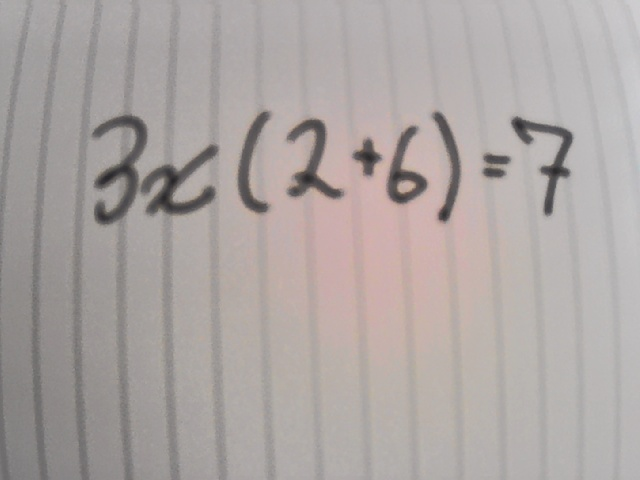
#> input picture saved_img.jpg, 640 x 480 px, found by its file name
$ jupyter execute --allow-errors Untitled1.ipynb
#> lines starting #> are read from the running program, lines starting #| are printed output that depends on the picture; after the words box and inside, x2 and y2 are one past the last pixel; in counts of white or black regions, pixels touching at a corner belong together
[cell 1]
import numpy as np
import cv2
import imutils
import matplotlib.pyplot as plt
from imutils.contours import sort_contours

[cell 2]
img = cv2.imread('saved_img.jpg')
#> img is the input picture: shape (480, 640, 3); mean B, G, R 162.9, 165, 172.1
plt.imshow(img)
plt.show

[cell 3]
gray = cv2.cvtColor(img, cv2.COLOR_BGR2GRAY)
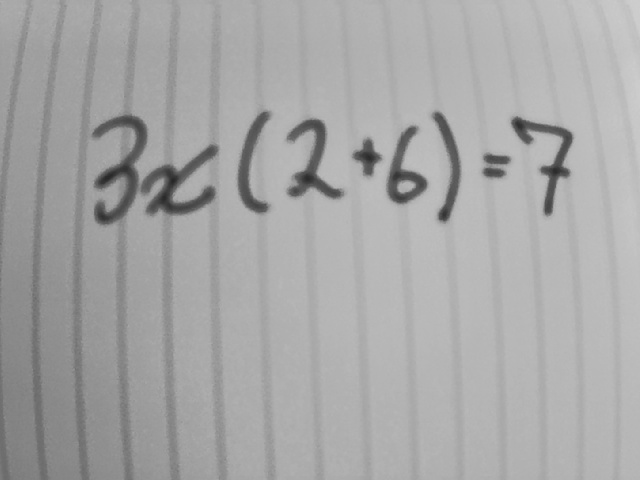
#> gray: shape (480, 640); min 38, max 206, mean 166.9
blurred = cv2.GaussianBlur(gray, (5, 5), 0)
edged = cv2.Canny(blurred, 30, 150)
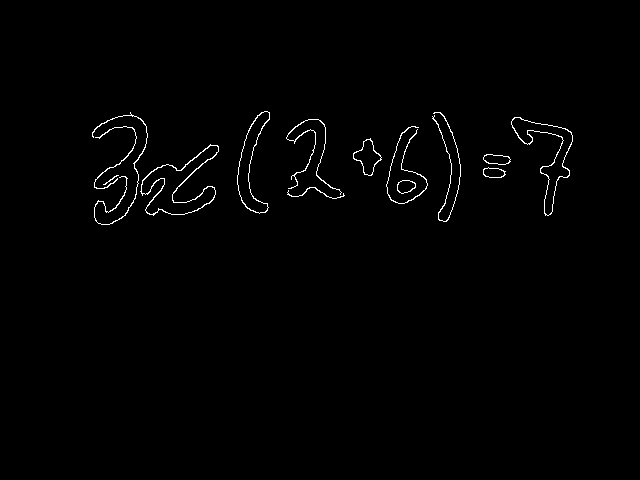
#> edged: shape (480, 640); 0.92% white in thin lines or dots, all inside (x1, y1, x2, y2) = (92, 111, 573, 225)
plt.imshow(edged)

[cell 4]
cnts = cv2.findContours(edged.copy(), cv2.RETR_EXTERNAL,cv2.CHAIN_APPROX_SIMPLE)
#> cnts = 14 contours, 1 with area under 20; largest, box (x1, y1, x2, y2) and area: (140, 144, 219, 216) 2258, (511, 117, 573, 216) 1564, (237, 111, 270, 214) 1248, (353, 138, 382, 176) 520, (483, 154, 511, 165) 207
cnts = imutils.grab_contours(cnts)
cnts = sort_contours(cnts, method="left-to-right")[0]
chars = []

[cell 5]
for c in cnts:
    (x, y, w, h) = cv2.boundingRect(c)
    if (w >= 5 and w <= 150) and (h >= 15 and h <= 120):
        roi = gray[y:y + h, x:x + w]
        thresh = cv2.threshold(roi, 0, 255,cv2.THRESH_BINARY_INV | cv2.THRESH_OTSU)[1]
        (tH, tW) = thresh.shape
    if tW > tH:
        thresh = imutils.resize(thresh, width=32)
    else:
        thresh = imutils.resize(thresh, height=32)
#> this loop made 14 passes
#> (x, y, w, h, tH, tW) on passes 1, 2, 4, 5, 6, 8, 9, 11, 14: (92, 112, 56, 113, 113, 56), (94, 126, 43, 63, 63, 43), (140, 144, 79, 72, 72, 79), (237, 111, 33, 103, 103, 33), (286, 119, 56, 76, 76, 56), (353, 138, 29, 38, 38, 29), (386, 126, 42, 78, 78, 42), (432, 112, 29, 110, 110, 29), (511, 117, 62, 99, 99, 62)
#> (x, y, w, h) on passes 3, 7, 10, 12, 13: (103, 175, 16, 10), (287, 187, 58, 12), (397, 180, 19, 14), (483, 167, 23, 11), (483, 154, 28, 11)
#> pass 1, `roi = gray[y:y + h, x:x + w]`:
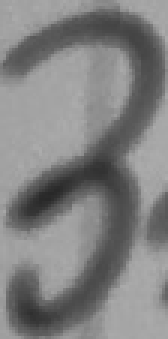
#> roi: shape (113, 56) (shown 3 times larger); min 40, max 173, mean 128.9
#> pass 1, `thresh = cv2.threshold(roi, 0, 255,cv2.THRESH_BINARY_INV | cv2.THRESH_..`:
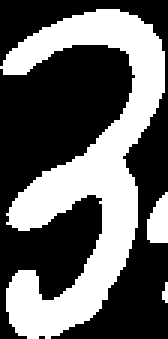
#> thresh: shape (113, 56) (shown 3 times larger); 39.6% white; 3 white regions (1 under 20 px), largest, box (x1, y1, x2, y2) and area: (0, 3, 55, 113) 2404, (49, 64, 56, 81) 91
#> pass 2, `roi = gray[y:y + h, x:x + w]`:
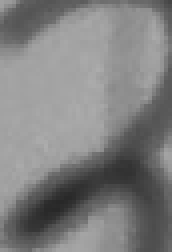
#> roi: shape (63, 43) (shown 4 times larger); min 40, max 172, mean 127.3
#> pass 2, `thresh = cv2.threshold(roi, 0, 255,cv2.THRESH_BINARY_INV | cv2.THRESH_..`:
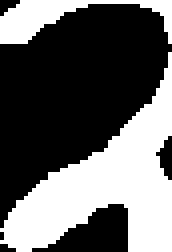
#> thresh: shape (63, 43) (shown 4 times larger); 39.5% white; 2 white regions, box (x1, y1, x2, y2) and area: (0, 13, 43, 63) 880, (0, 0, 43, 11) 189
#> after the loop:
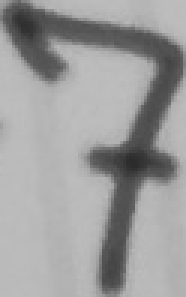
#> roi: shape (99, 62) (shown 3 times larger); min 44, max 190, mean 156.6

[cell 6]
(tH, tW) = thresh.shape
#> tH = 32; tW = 20
dX = int(max(0, 45 - tW) / 2.0)
#> dX = 12
dY = int(max(0, 45 - tH) / 2.0)
#> dY = 6
padded = cv2.copyMakeBorder(thresh, top=dY, bottom=dY,
                            left=dX, right=dX, borderType=cv2.BORDER_CONSTANT,
                            value=(0, 0, 0))
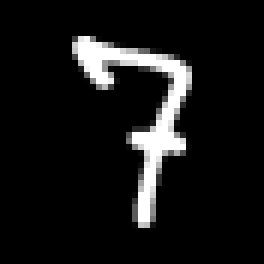
#> padded: shape (44, 44) (shown 6 times larger); min 0, max 255, mean 21.7
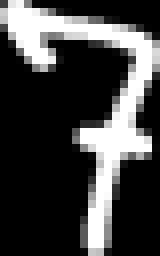
#> thresh: shape (32, 20) (shown 8 times larger); min 0, max 255, mean 65.7
padded = cv2.resize(padded, (45, 45))
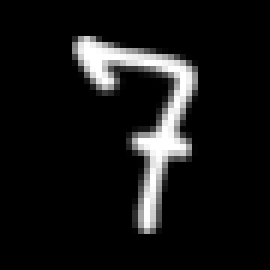
#> padded: shape (45, 45) (shown 6 times larger); min 0, max 255, mean 21.7
padded = padded.astype("float32") / 255.0
padded = np.expand_dims(padded, axis=-1)
chars.append((padded, (x, y, w, h)))

[cell 7]
boxes = [b[1] for b in chars]
#> boxes = [(511, 117, 62, 99)]
chars = np.array([c[0] for c in chars], dtype="float32")
#> (the rest of this cell did not finish here and is left out)
